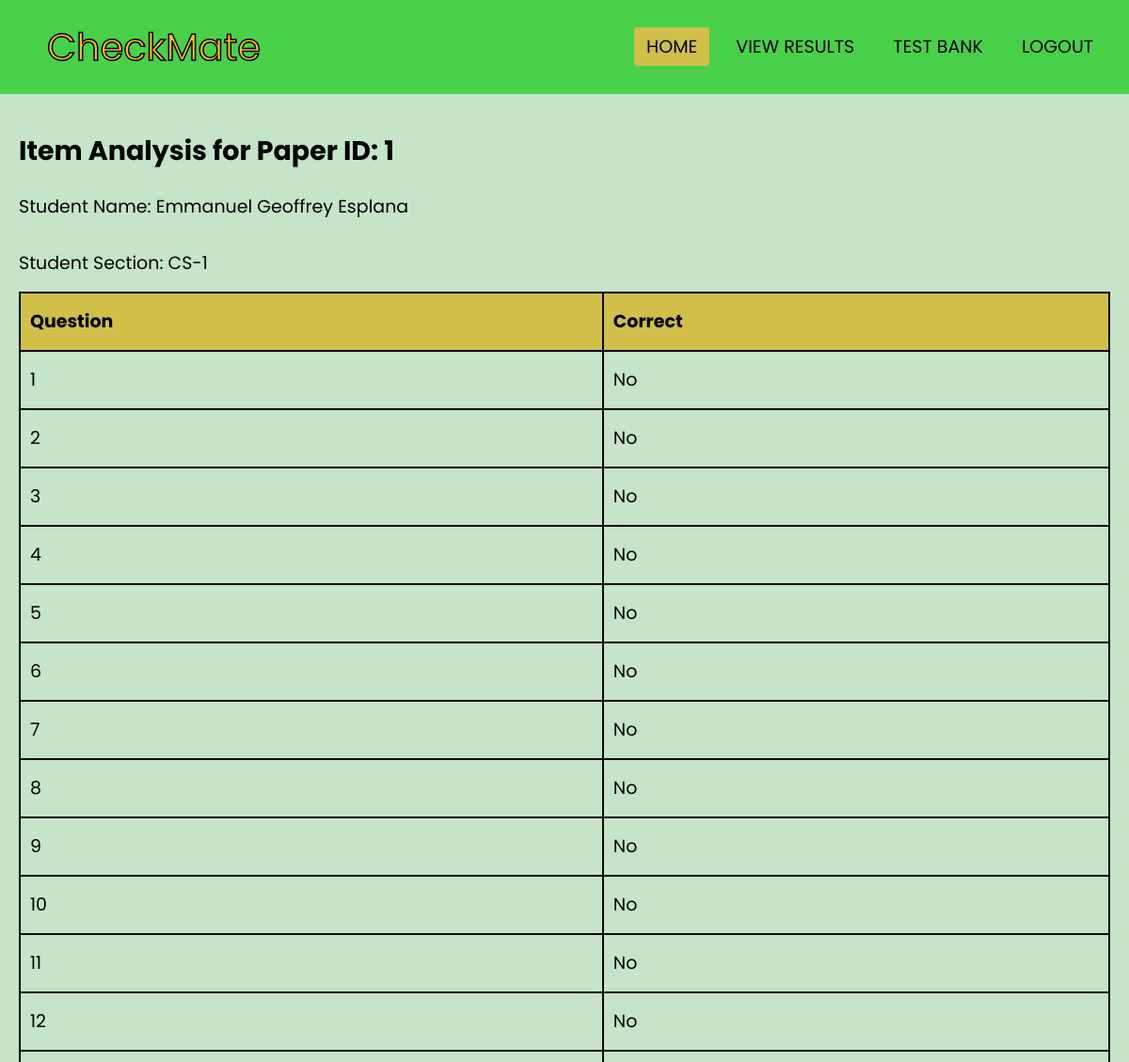
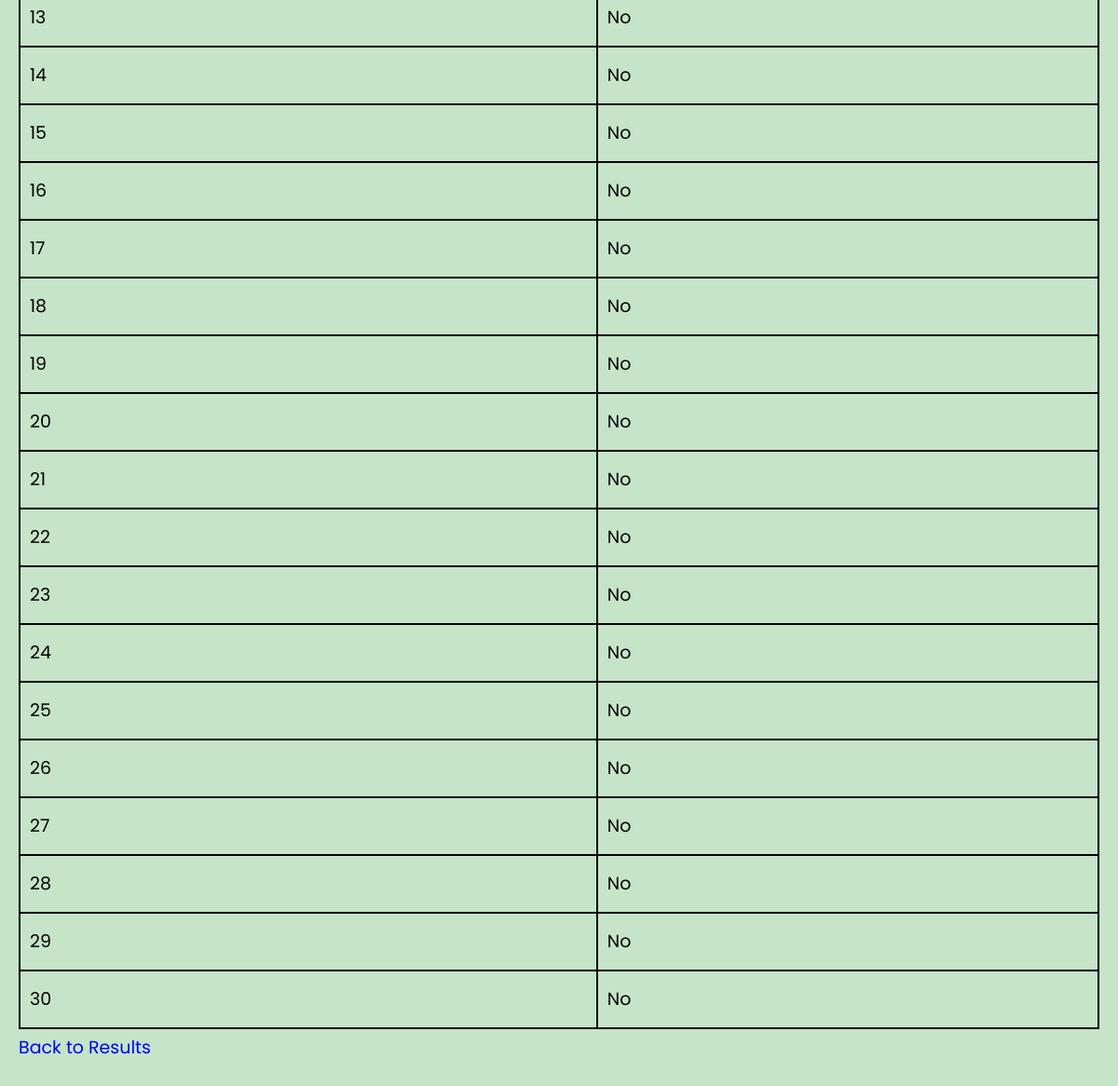
Screenshot of /view_item_analysis/1 (signed in) with the database file from the repository (2 pictures, top to bottom).
### app.py (models this page shows)
class StudentPaper(db.Model):
    id = db.Column(db.Integer, primary_key=True)
    student_name = db.Column(db.String(100), nullable=False)
    student_section = db.Column(db.String(100), nullable=False)
    file_path = db.Column(db.String(200), nullable=False)
    answers = db.Column(db.PickleType, nullable=False)
    score = db.Column(db.Integer, nullable=False)
    item_analysis = db.Column(db.PickleType, nullable=False)
    exam_id = db.Column(db.Integer, db.ForeignKey('answer_key.id'), nullable=False)
    exam = db.relationship('AnswerKey', backref=db.backref('student_papers', lazy=True))

### app.py (the view)
@app.route('/view_item_analysis/<int:paper_id>')
@login_required
def view_item_analysis(paper_id):
    student_paper = StudentPaper.query.get_or_404(paper_id)
    return render_template('view_item_analysis.html', student_paper=student_paper)

### app.py (called while the page is built)
@login_manager.user_loader
def load_user(user_id):
    return User.query.get(int(user_id))

### templates/view_item_analysis.html (shortened to what this page needs)
{% extends 'home-base.html' %}
{% block content %}
<h2>Item Analysis for Paper ID: {{ student_paper.id }}</h2>
<p>Student Name: {{ student_paper.student_name }}</p>
<p>Student Section: {{ student_paper.student_section }}</p>
<table>
    <thead>
        <tr>
            <th>Question</th>
            <th>Correct</th>
        </tr>
    </thead>
    <tbody>
        {% for item in student_paper.item_analysis %}
        <tr>
            <td>{{ item.question }}</td>
            <td>{{ 'Yes' if item.correct else 'No' }}</td>
        </tr>
        {% endfor %}
    </tbody>
</table>
<a class="btn btn-primary" href="{{ url_for('view_results') }}">Back to Results</a>
{% endblock %}

### static/css/home.css (style rules this page uses)
:root { --ff: "Poppins", sans-serif; --colorprimary: #49d049; --colorprimary2: #C5E4C8; --colorsecondary: #d0bf49; --colorsecondary2: #FFC107; --colortertiary: #ffffff; --colortertiary2: #000000; --h1: bold 48px/60px var(--ff); --h2: normal 40px/50px var(--ff); --h3: bold 33px/40px var(--ff); --h6: normal 19px/40px var(--ff); --p: light 16px/20px var(--ff); }
* { margin: 0; padding: 0; box-sizing: border-box; text-decoration: none; list-style: none; }
body { background: var(--colorprimary2); color: var(--colortertiary2); font: var(--h6); }
p { margin-top: 20px; }
table { width: 100%; border-collapse: collapse; margin-top: 10px; }
th, td { padding: 10px; border: 2px solid var(--colortertiary2); text-align: left; }
th { background: var(--colorsecondary); }

### rows the page displays
StudentPaper: id "1", student_name "Emmanuel Geoffrey Esplana", student_section "CS-1"

### other values shown
{{ item.question }} "1" "2" "3" "4" "5" "6" "7" "8" "9" "10" "11" "12" "13" "14" "15" "16" "17" "18" "19" "20" "21" "22" "23" "24" "25" "26" "27" "28" "29" "30"
{{ 'Yes' if item.correct else 'No' }} "No" "No" "No" "No" "No" "No" "No" "No" "No" "No" "No" "No" "No" "No" "No" "No" "No" "No" "No" "No" "No" "No" "No" "No" "No" "No" "No" "No" "No" "No"
